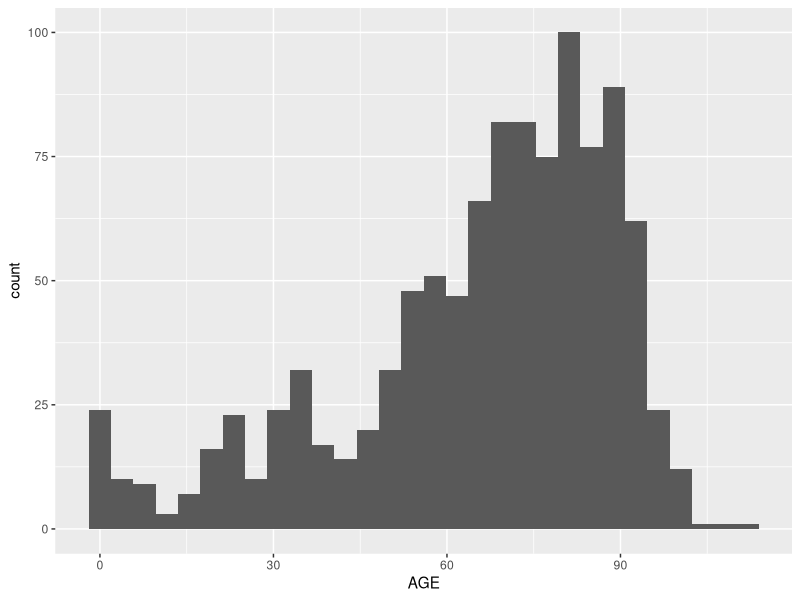
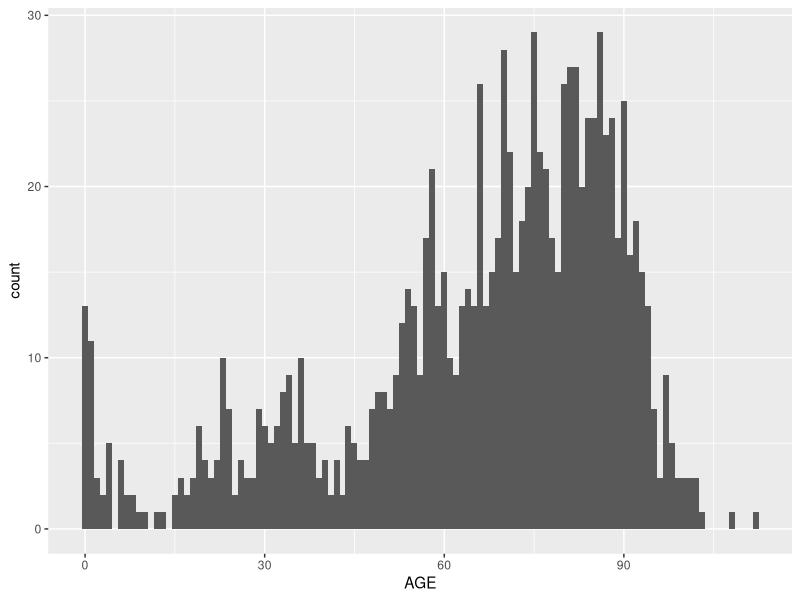
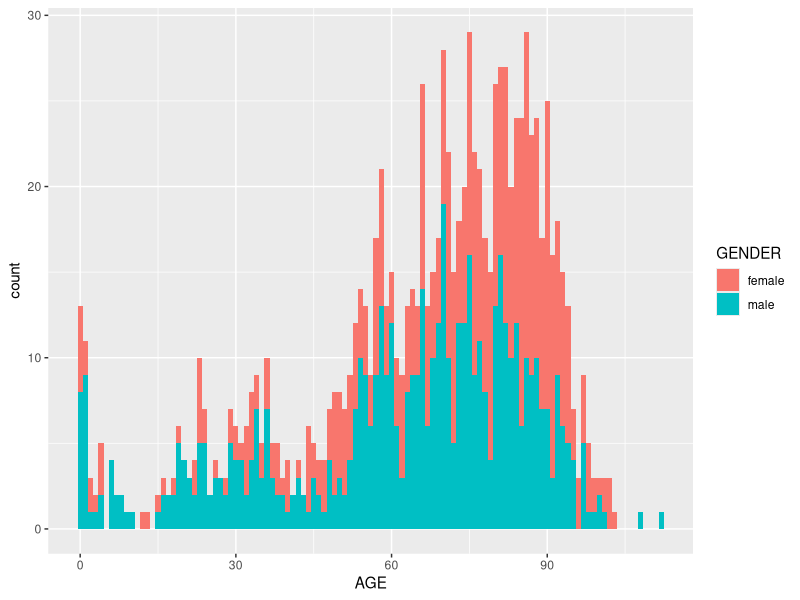
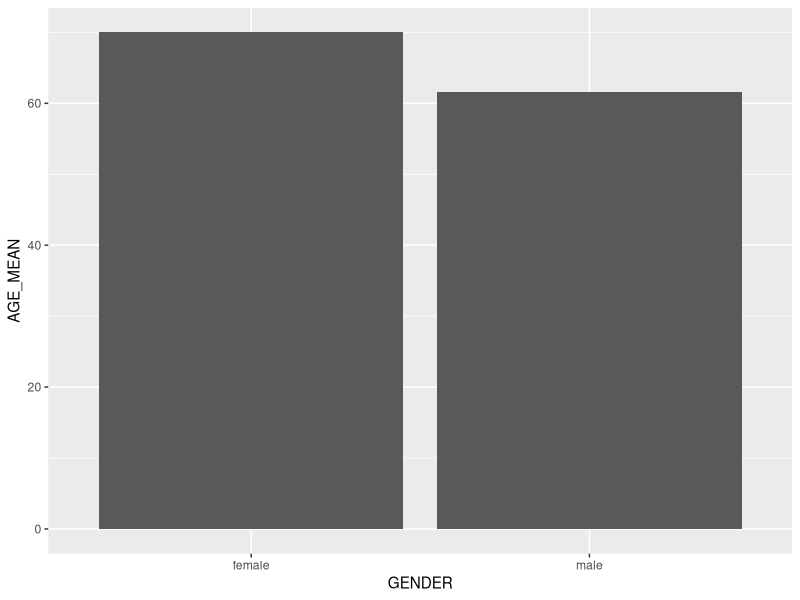
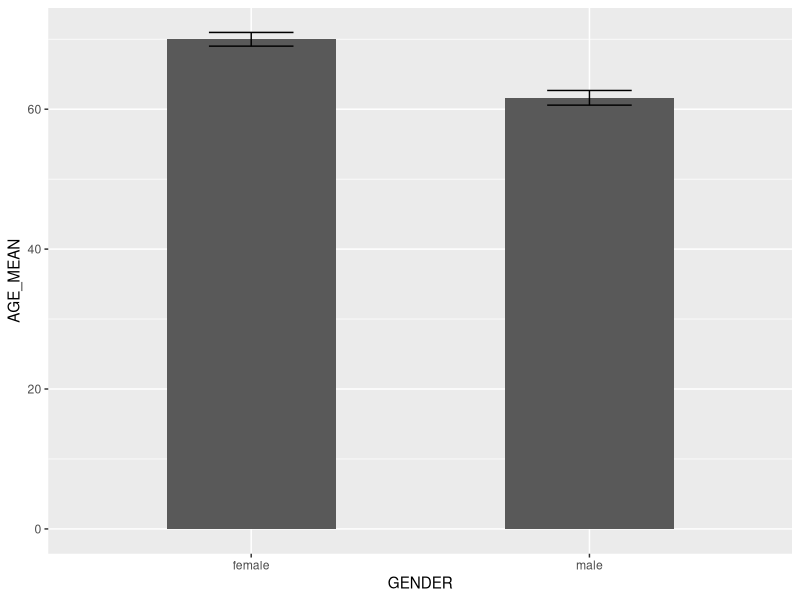
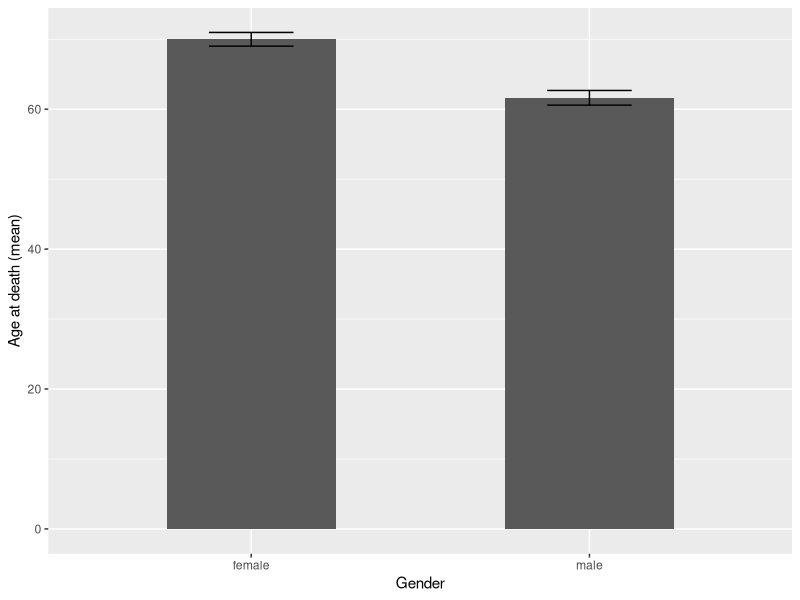

R code for these plots, in order: (Note: this script raises an error after producing the figures.)
## ---- chunk 1
require(tidyverse)
require(stringr)
## ---- chunk 2
human <- read.csv(file = "human_data.csv", header = T, sep = ",")
## ---- chunk 3
human <- human %>%
  mutate(AGE = DEATH - BIRTH)
## ---- chunk 4
plot1 <- ggplot() +
  geom_histogram(data = human,
                 aes(x = AGE))

plot1
## ---- chunk 5
plot1 <- ggplot() +
  geom_histogram(data = human,
                 aes(x = AGE),
                 binwidth = 1)

plot1
## ---- chunk 6
plot1 <- ggplot() +
  geom_histogram(data = human,
                 aes(x = AGE, fill = GENDER),
                 binwidth = 1)

plot1
## ---- chunk 7
human_avg <- human %>%
  group_by(GENDER) %>%
  summarise(AGE_MEAN = mean(AGE),
            AGE_SE = sd(AGE)/sqrt(n()))
## ---- chunk 8
plot2 <- ggplot() +
  geom_col(data = human_avg,
           aes(x = GENDER, y = AGE_MEAN))

plot2
## ---- chunk 9
plot2 <- ggplot() +
  geom_col(data = human_avg,
           aes(x = GENDER, y = AGE_MEAN),
           width = 0.5) +
  geom_errorbar(data = human_avg,
                aes(x = GENDER, ymin = AGE_MEAN - AGE_SE, ymax = AGE_MEAN + AGE_SE),
                width = 0.25)

plot2
## ---- chunk 10
plot3 <- ggplot() +
  geom_col(data = human_avg,
           aes(x = GENDER, y = AGE_MEAN),
           width = 0.5) +
  geom_errorbar(data = human_avg,
                aes(x = GENDER, ymin = AGE_MEAN - AGE_SE, ymax = AGE_MEAN + AGE_SE),
                width = 0.25) +
  xlab("Gender") +
  ylab("Age at death (mean)")

plot3
## ---- chunk 11
male <- human %>%
  filter(GENDER == "M") # filters only males out to assign to 'male'

female <- human %>%
  filter(GENDER == "F") # filters only females out to assign to 'female'
## ---- chunk 12
human_ttest <- t.test(male$AGE, female$AGE)

human_ttest
## ---- chunk 13
human_survivorship <- human %>%
  select(GENDER, AGE) %>%
  group_by(GENDER) %>%
  summarise(greater_0 = sum(AGE>=0)/n(),
            greater_10 = sum(AGE >=10)/n(),
            greater_20 = sum(AGE >=20)/n(),
            greater_30 = sum(AGE >=30)/n(),
            greater_40 = sum(AGE >= 40)/n(),
            greater_50 = sum(AGE >= 50)/n(),
            greater_60 = sum(AGE >= 60)/n(),
            greater_70 = sum(AGE >=70)/n(),
            greater_80 = sum(AGE >= 80)/n(),
            greater_90 = sum(AGE >= 90)/n(),
            greater_100 = sum(AGE >= 100)/n(),
            greater_110 = sum(AGE >= 110)/n()) %>%
  group_by(GENDER) %>%
  gather("AGE_RANGE", "COUNT", 2:ncol(.)) %>%
  mutate(AGE_RANGE = as.numeric(str_extract(AGE_RANGE, "[[:digit:]]+")))
## ---- chunk 14
plot4 <- ggplot() +
  geom_line(data = human_survivorship,
            aes(x = AGE_RANGE, y = COUNT, group = GENDER, colour = GENDER)) +
  theme_classic() +
  xlab("Age") +
  ylab("Proportion surviving")

plot4
## ---- chunk 15
eagle <- read.csv(file = "golden_eagle_data.csv", header = T, sep = ",")
## ---- chunk 16
eagle <- eagle %>%
  mutate(AGE = DEATH - BIRTH)
## ---- chunk 17
plot1_eagle <- ggplot() +
  geom_histogram(data = eagle,
                 aes(x = AGE))

plot1_eagle
## ---- chunk 18
plot1_eagle <- ggplot() +
  geom_histogram(data = eagle,
                 aes(x = AGE),
                 binwidth = 1)

plot1_eagle
## ---- chunk 19
plot1_eagle <- ggplot() +
  geom_histogram(data = eagle,
                 aes(x = AGE, fill = POPULATION),
                 binwidth = 1)

plot1_eagle
## ---- chunk 20
eagle_avg <- eagle %>%
  group_by(POPULATION) %>%
  summarise(AGE_MEAN = mean(AGE),
            AGE_SE = sd(AGE)/sqrt(n()))
## ---- chunk 21
plot3_eagle <- ggplot() +
  geom_col(data = eagle_avg,
           aes(x = POPULATION, y = AGE_MEAN),
           width = 0.5) +
  geom_errorbar(data = eagle_avg,
                aes(x = POPULATION, ymin = AGE_MEAN - AGE_SE, ymax = AGE_MEAN + AGE_SE),
                width = 0.25) +
  xlab("Population") +
  ylab("Age at death (mean)")

plot3_eagle
## ---- chunk 22
natural <- eagle %>%
  filter(POPULATION == "natural") # filters only males out to assign to 'male'

impacted <- eagle %>%
  filter(POPULATION == "impacted") # filters only females out to assign to 'female'
## ---- chunk 23
eagle_ttest <- t.test(natural$AGE, impacted$AGE)

eagle_ttest
## ---- chunk 24
eagle_survivorship <- eagle %>%
  select(POPULATION, AGE) %>%
  group_by(POPULATION) %>%
  summarise(greater_0 = sum(AGE>=0)/n(),
            greater_5 = sum(AGE >=5)/n(),
            greater_10 = sum(AGE >=10)/n(),
            greater_15 = sum(AGE >=15)/n(),
            greater_20 = sum(AGE >= 20)/n(),
            greater_25 = sum(AGE >= 25)/n(),
            greater_30 = sum(AGE >= 30)/n(),
            greater_35 = sum(AGE >=35)/n()) %>%
  group_by(POPULATION) %>%
  gather("AGE_RANGE", "COUNT", 2:ncol(.)) %>%
  mutate(AGE_RANGE = as.numeric(str_extract(AGE_RANGE, "[[:digit:]]+")))
## ---- chunk 25
plot4 <- ggplot() +
  geom_line(data = eagle_survivorship,
            aes(x = AGE_RANGE, y = COUNT, group = POPULATION, colour = POPULATION)) +
  theme_classic() +
  xlab("Age") +
  ylab("Proportion surviving")

plot4
